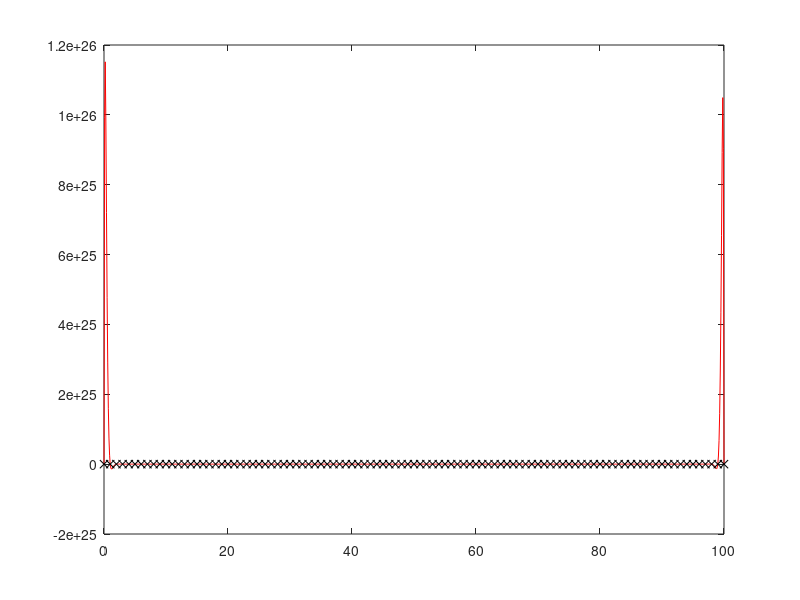

This figure's MATLAB source:
function InterpolaceLagrangeova()

N = 100;
x = 0:1:N;
f = rand(N+1,1);

for n=0:N
    xx = 0:0.1:n;
    fn = xx; fn(:) = 0;
    for j=0:n
        Lj = xx; Lj(:) = 1;
        for k=0:n
            if j==k
                continue;
            end
            Lj = Lj .* ((xx-x(k+1)))./(x(j+1)-x(k+1));
        end
        plot(xx,Lj)
        hold on;
        fn = fn + f(j+1)*Lj;
    end
    pause
    hold off
    plot(xx,fn,'r',x(1:(n+1)),f(1:(n+1))','kx')
    pause
end